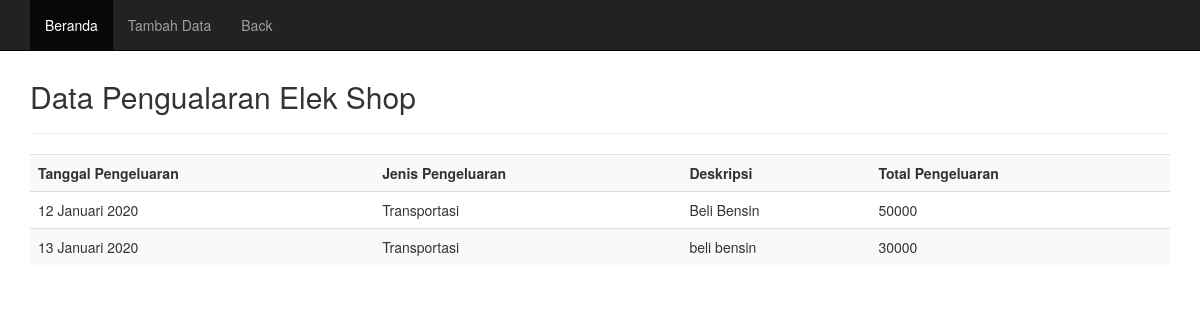
The app's page /user4.php with its own data.
### tables this page shows
CREATE TABLE `pengeluaran` (
  `tanggal` varchar(30) NOT NULL,
  `jenis` varchar(50) NOT NULL,
  `deskripsi` varchar(200) NOT NULL,
  `total` varchar(30) NOT NULL
);

### user4.php (the view, shortened to what this page needs)
<!DOCTYPE html>
<html lang="en">
<head>
	<link href="css/bootstrap.min.css" rel="stylesheet">
</head>
<body>
	<nav class="navbar navbar-inverse navbar-fixed-top">
		<div class="container">
			<div id="navbar" class="navbar-collapse collapse">
				<ul class="nav navbar-nav">
					<li class="active"><a href="">Beranda</a></li>
					<li><a href="tambah3.php">Tambah Data</a></li>
						<li><a href="center.php">Back</a></li>
				</ul>
			</div>
		</div>
	</nav>
	<div class="container">
		<div class="content">
			<h2>Data Pengualaran Elek Shop</h2>
			<hr />
	<div class="table-responsive">
			<table class="table table-striped table-hover">
				<tr><th>Tanggal Pengeluaran</th>
                    <th>Jenis Pengeluaran</th>
					<th>Deskripsi </th>
					<th>Total Pengeluaran</th>
	</tr>
	<?php
	include "connect.php";
	$query = "SELECT * FROM pengeluaran";
	$sql = mysqli_query($connect, $query);
	while($data = mysqli_fetch_array($sql)){
	echo "<tr>";
	echo "<td>".$data['tanggal']."</td>";
echo "<td>".$data['jenis']."</td>";
echo "<td>".$data['deskripsi']."</td>";
echo "<td>".$data['total']."</td>";
	echo "</tr>";
	}
	?>
	</table>
	</body>
</html>

### user4.php (style rules this page uses)
.content { margin-top: 80px; }

### records on screen
pengeluaran: tanggal "12 Januari 2020", jenis "Transportasi", deskripsi "Beli Bensin", total "50000"
pengeluaran: tanggal "13 Januari 2020", jenis "Transportasi", deskripsi "beli bensin", total "30000"
